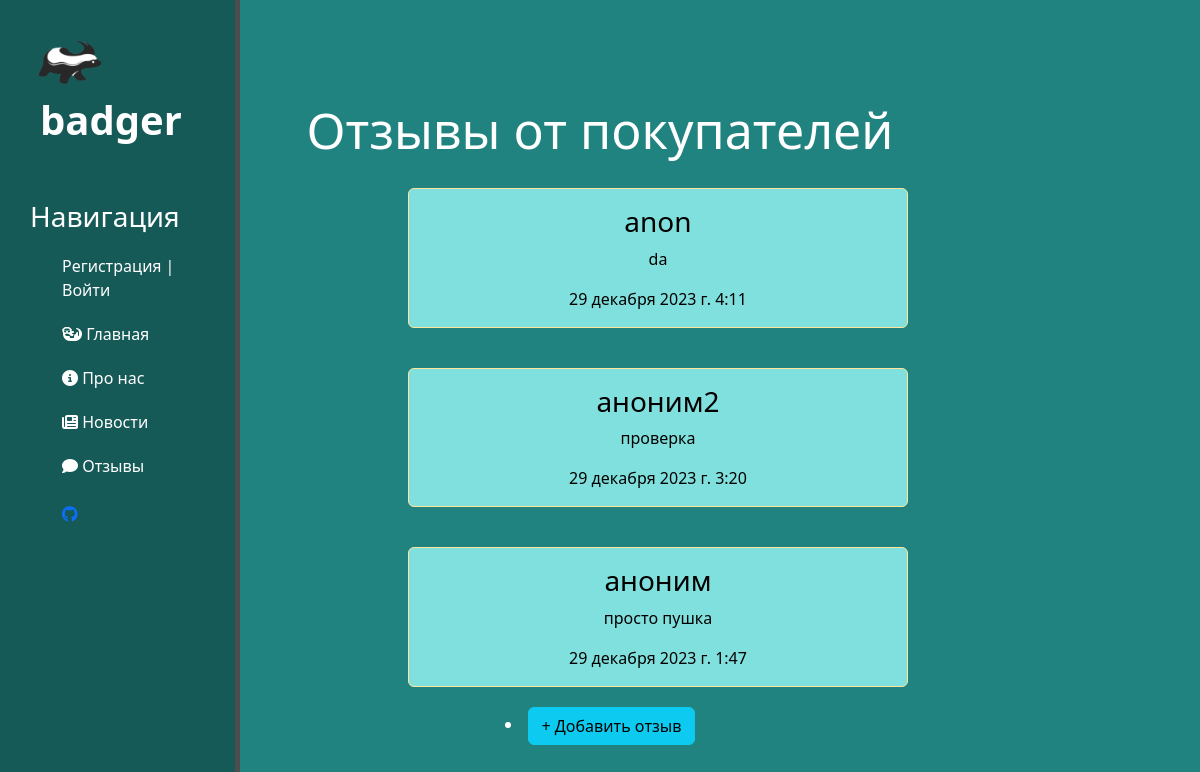
The page /feedback/ on the database its author committed.
### main/models.py (models this page shows)
class Feed(models.Model):
    fio = models.CharField(max_length=30, verbose_name="заголовок")
    text = models.TextField(verbose_name="анонс")
    date=models.DateTimeField(verbose_name="дата")
    class Meta:
        verbose_name = 'Отзыв'
        verbose_name_plural = 'Отзывы'

### main/views.py (the view)
# urls.py: path('feedback/', views.feedback_home, name='feedback_home'),
def feedback_home(request):
    feedback = Feed.objects.order_by('-date')
    return  render(request, 'main/feedback_home.html',{'feedback':feedback})

### main/templates/main/feedback_home.html (shortened to what this page needs)
{% extends 'main/shablon.html' %}
{% block content %}
<div class="features ">
    <h1>Отзывы от покупателей </h1>
        {% for el in feedback %}
            <div class="alert alert-warning">
                <h3>{{ el.fio }}</h3>
                <p>{{ el.text }}</p>
                <span>{{ el.date }}</span>
            </div>
        {% endfor %}
</div>
<a href="{% url 'create' %}" class="link link1"><li><button class="btn btn-info">+ Добавить отзыв</button></li></a>
{% endblock %}

### main/static/main/css/main.css (style rules this page uses)
body { background: #208380; }
.link, .last { text-decoration: none; color: #fff; }
main .features { float: left; color: #fff; margin-top: 100px; text-align: center; width: 100%; }
main .features h1 { font-size: 50px; }
.alert-warning { float: left; clear:both; width: 500px; margin: 20px 34%; text-align:center; color:black; background:#80e0dd; }
.link1 { display: block; text-align: center; }

### rows shown on the page
Feed: fio "anon", text "da", date "29 декабря 2023 г. 4:11"
Feed: fio "аноним2", text "проверка", date "29 декабря 2023 г. 3:20"
Feed: fio "аноним", text "просто пушка", date "29 декабря 2023 г. 1:47"
